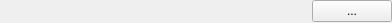
<?xml version="1.0" encoding="UTF-8"?>
<ui version="4.0">
 <class>GammaRay::PropertyExtendedEditor</class>
 <widget class="QWidget" name="GammaRay::PropertyExtendedEditor">
  <property name="geometry">
   <rect>
    <x>0</x>
    <y>0</y>
    <width>392</width>
    <height>23</height>
   </rect>
  </property>
  <layout class="QHBoxLayout" name="horizontalLayout" stretch="1,0">
   <property name="spacing">
    <number>0</number>
   </property>
   <property name="margin">
    <number>0</number>
   </property>
   <item>
    <widget class="QLabel" name="valueLabel"/>
   </item>
   <item>
    <widget class="QPushButton" name="editButton">
     <property name="text">
      <string>...</string>
     </property>
    </widget>
   </item>
  </layout>
 </widget>
 <resources/>
 <connections/>
</ui>
